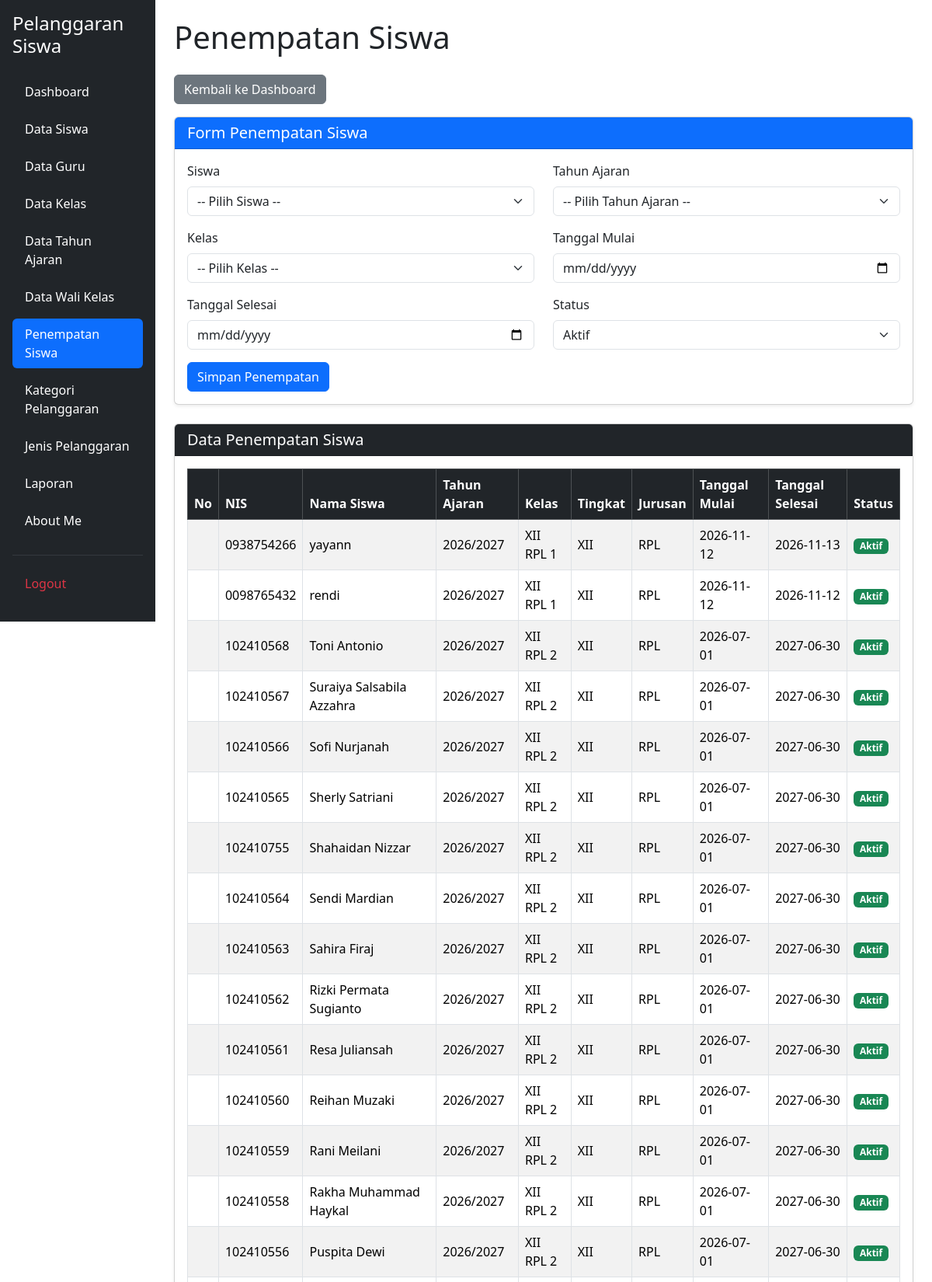
The page /penempatan_siswa.php (signed in, upper part) on the database its author committed.
### tables this page shows
CREATE TABLE `t_kelas_siswa` (
  `id` int(11) NOT NULL,
  `siswa_id` int(11) DEFAULT NULL,
  `tahun_ajaran_id` int(11) DEFAULT NULL,
  `kelas_id` int(11) DEFAULT NULL,
  `tanggal_mulai` date NOT NULL,
  `tanggal_selesai` date NOT NULL,
  `status_aktif` tinyint(1) NOT NULL,
  `created_at` timestamp NOT NULL DEFAULT current_timestamp(),
  `updated_at` timestamp NOT NULL DEFAULT current_timestamp()
);

CREATE TABLE `t_siswa` (
  `id` int(11) NOT NULL,
  `nis` varchar(10) DEFAULT NULL,
  `nisn` varchar(10) NOT NULL,
  `nama` varchar(150) DEFAULT NULL,
  `jenis_kelamin` char(1) NOT NULL,
  `tanggal_lahir` date NOT NULL,
  `alamat` text NOT NULL,
  `status_aktif` tinyint(1) NOT NULL,
  `created_at` timestamp NOT NULL DEFAULT current_timestamp(),
  `updated_at` timestamp NOT NULL DEFAULT current_timestamp()
);

CREATE TABLE `t_tahun_ajaran` (
  `id` int(11) NOT NULL,
  `nama` varchar(20) DEFAULT NULL,
  `tanggal_mulai` date NOT NULL,
  `tanggal_selesai` date NOT NULL,
  `status_aktif` tinyint(1) NOT NULL,
  `created_at` timestamp NOT NULL DEFAULT current_timestamp(),
  `updated_at` timestamp NOT NULL DEFAULT current_timestamp()
);

CREATE TABLE `t_kelas` (
  `id` int(11) NOT NULL,
  `nama` varchar(100) DEFAULT NULL,
  `tingkat` varchar(20) NOT NULL,
  `jurusan` varchar(100) NOT NULL,
  `status_aktif` tinyint(1) NOT NULL,
  `created_at` timestamp NOT NULL DEFAULT current_timestamp(),
  `updated_at` timestamp NOT NULL DEFAULT current_timestamp()
);

### penempatan_siswa.php (the view, shortened to what this page needs)
<?php
include 'config/koneksi.php';
$sql = "SELECT
            ks.id,
            s.nis,
            s.nama AS nama_siswa,
            ta.nama AS tahun_ajaran,
            k.nama AS nama_kelas,
            k.tingkat,
            k.jurusan,
            ks.tanggal_mulai,
            ks.tanggal_selesai,
            ks.status_aktif
        FROM t_kelas_siswa ks
        LEFT JOIN t_siswa s ON ks.siswa_id = s.id
        LEFT JOIN t_tahun_ajaran ta ON ks.tahun_ajaran_id = ta.id
        LEFT JOIN t_kelas k ON ks.kelas_id = k.id
        ORDER BY ks.id DESC";
$hasil = mysqli_query($koneksi, $sql);
?>
<!DOCTYPE html>
<html lang="id">
<head>
    <link href="https://cdn.jsdelivr.net/npm/bootstrap@5.3.8/dist/css/bootstrap.min.css"
          rel="stylesheet">
    <link href="https://cdn.datatables.net/2.3.4/css/dataTables.bootstrap5.min.css"
          rel="stylesheet">
</head>
<body>
<div class="container-fluid">
    <div class="row">
        <?php include 'layout/sidebar.php'; ?>
        <main class="col-md-9 col-lg-10 p-4">
            <h1 class="mb-4">Penempatan Siswa</h1>
            <div class="mb-3">
                <a href="dashboard.php" class="btn btn-secondary">
                    Kembali ke Dashboard
                </a>
            </div>
            <div class="card shadow-sm mb-4">
                <div class="card-header bg-primary text-white">
                    <h5 class="mb-0">Form Penempatan Siswa</h5>
                </div>
                <div class="card-body">
                    <form action="proses_simpan_penempatan.php"
                          method="POST">
                        <div class="row">
                            <div class="col-md-6 mb-3">
                                <label for="siswa_id" class="form-label">
                                    Siswa
                                </label>
                                <select name="siswa_id"
                                        id="siswa_id"
                                        class="form-select"
                                        required>
                                    <option value="">-- Pilih Siswa --</option>
                                </select>
                            </div>
                            <div class="col-md-6 mb-3">
                                <label for="tahun_ajaran_id" class="form-label">
                                    Tahun Ajaran
                                </label>
                                <select name="tahun_ajaran_id"
                                        id="tahun_ajaran_id"
                                        class="form-select"
                                        required>
                                    <option value="">
                                        -- Pilih Tahun Ajaran --
                                    </option>
                                </select>
                            </div>
                            <div class="col-md-6 mb-3">
                                <label for="kelas_id" class="form-label">
                                    Kelas
                                </label>
                                <select name="kelas_id"
                                        id="kelas_id"
                                        class="form-select"
                                        required>
                                    <option value="">
                                        -- Pilih Kelas --
                                    </option>
                                </select>
                            </div>
                            <div class="col-md-6 mb-3">
                                <label for="tanggal_mulai" class="form-label">
                                    Tanggal Mulai
                                </label>
                                <input type="date"
                                       name="tanggal_mulai"
                                       id="tanggal_mulai"
                                       class="form-control"
                                       required>
                            </div>
                            <div class="col-md-6 mb-3">
                                <label for="tanggal_selesai" class="form-label">
                                    Tanggal Selesai
                                </label>
                                <input type="date"
                                       name="tanggal_selesai"
                                       id="tanggal_selesai"
                                       class="form-control"
                                       required>
                            </div>
                            <div class="col-md-6 mb-3">
                                <label for="status_aktif" class="form-label">
                                    Status
                                </label>
                                <select name="status_aktif"
                                        id="status_aktif"
                                        class="form-select"
                                        required>
                                    <option value="1">Aktif</option>
                                </select>
                            </div>
                        </div>
                        <button type="submit" class="btn btn-primary">
                            Simpan Penempatan
                        </button>
                    </form>
                </div>
            </div>
            <div class="card shadow-sm">
                <div class="card-header bg-dark text-white">
                    <h5 class="mb-0">Data Penempatan Siswa</h5>
                </div>
                <div class="card-body">
                    <div class="table-responsive">
                        <table id="tabelPenempatan"
                               class="table table-striped table-bordered table-hover align-middle w-100">
                            <thead class="table-dark">
                                <tr>
                                    <th>No</th>
                                    <th>NIS</th>
                                    <th>Nama Siswa</th>
                                    <th>Tahun Ajaran</th>
                                    <th>Kelas</th>
                                    <th>Tingkat</th>
                                    <th>Jurusan</th>
                                    <th>Tanggal Mulai</th>
                                    <th>Tanggal Selesai</th>
                                    <th>Status</th>
                                </tr>
                            </thead>
                            <tbody>
                                <?php while ($row = mysqli_fetch_assoc($hasil)) { ?>
                                    <tr>
                                        <td></td>
                                        <td>
                                            <?= htmlspecialchars($row['nis'] ?? '-') ?>
                                        </td>
                                        <td>
                                            <?= htmlspecialchars($row['nama_siswa'] ?? '-') ?>
                                        </td>
                                        <td>
                                            <?= htmlspecialchars($row['tahun_ajaran'] ?? '-') ?>
                                        </td>
                                        <td>
                                            <?= htmlspecialchars($row['nama_kelas'] ?? '-') ?>
                                        </td>
                                        <td>
                                            <?= htmlspecialchars($row['tingkat'] ?? '-') ?>
                                        </td>
                                        <td>
                                            <?= htmlspecialchars($row['jurusan'] ?? '-') ?>
                                        </td>
                                        <td>
                                            <?= htmlspecialchars($row['tanggal_mulai'] ?? '-') ?>
                                        </td>
                                        <td>
                                            <?= htmlspecialchars($row['tanggal_selesai'] ?? '-') ?>
                                        </td>
                                        <td>
                                            <?php if ($row['status_aktif'] == 1) { ?>
                                                <span class="badge bg-success">
                                                    Aktif
                                                </span>
                                            <?php } else { ?>
                                                <span class="badge bg-danger">
                                                    Tidak Aktif
                                                </span>
                                            <?php } ?>
                                        </td>
                                    </tr>
                                <?php } ?>
                            </tbody>
                        </table>
                    </div>
                </div>
            </div>
        </main>
    </div>
</div>
</body>
</html>

### penempatan_siswa.php (style rules this page uses)
.container-fluid > .row { align-items: flex-start; }
main { min-height: 100vh; }

### rows shown on the page
t_kelas_siswa: siswa.nis "0938754266", siswa.nama "yayann", tahun_ajaran.nama "2026/2027", kelas.nama "XII RPL 1", kelas.tingkat "XII", kelas.jurusan "RPL", tanggal_mulai "2026-11-12", tanggal_selesai "2026-11-13", status_aktif "Aktif"
t_kelas_siswa: siswa.nis "0098765432", siswa.nama "rendi", tahun_ajaran.nama "2026/2027", kelas.nama "XII RPL 1", kelas.tingkat "XII", kelas.jurusan "RPL", tanggal_mulai "2026-11-12", tanggal_selesai "2026-11-12", status_aktif "Aktif"
t_kelas_siswa: siswa.nis "102410568", siswa.nama "Toni Antonio", tahun_ajaran.nama "2026/2027", kelas.nama "XII RPL 2", kelas.tingkat "XII", kelas.jurusan "RPL", tanggal_mulai "2026-07-01", tanggal_selesai "2027-06-30", status_aktif "Aktif"
t_kelas_siswa: siswa.nis "102410567", siswa.nama "Suraiya Salsabila Azzahra", tahun_ajaran.nama "2026/2027", kelas.nama "XII RPL 2", kelas.tingkat "XII", kelas.jurusan "RPL", tanggal_mulai "2026-07-01", tanggal_selesai "2027-06-30", status_aktif "Aktif"
t_kelas_siswa: siswa.nis "102410566", siswa.nama "Sofi Nurjanah", tahun_ajaran.nama "2026/2027", kelas.nama "XII RPL 2", kelas.tingkat "XII", kelas.jurusan "RPL", tanggal_mulai "2026-07-01", tanggal_selesai "2027-06-30", status_aktif "Aktif"
t_kelas_siswa: siswa.nis "102410565", siswa.nama "Sherly Satriani", tahun_ajaran.nama "2026/2027", kelas.nama "XII RPL 2", kelas.tingkat "XII", kelas.jurusan "RPL", tanggal_mulai "2026-07-01", tanggal_selesai "2027-06-30", status_aktif "Aktif"
t_kelas_siswa: siswa.nis "102410755", siswa.nama "Shahaidan Nizzar", tahun_ajaran.nama "2026/2027", kelas.nama "XII RPL 2", kelas.tingkat "XII", kelas.jurusan "RPL", tanggal_mulai "2026-07-01", tanggal_selesai "2027-06-30", status_aktif "Aktif"
t_kelas_siswa: siswa.nis "102410564", siswa.nama "Sendi Mardian", tahun_ajaran.nama "2026/2027", kelas.nama "XII RPL 2", kelas.tingkat "XII", kelas.jurusan "RPL", tanggal_mulai "2026-07-01", tanggal_selesai "2027-06-30", status_aktif "Aktif"
t_kelas_siswa: siswa.nis "102410563", siswa.nama "Sahira Firaj", tahun_ajaran.nama "2026/2027", kelas.nama "XII RPL 2", kelas.tingkat "XII", kelas.jurusan "RPL", tanggal_mulai "2026-07-01", tanggal_selesai "2027-06-30", status_aktif "Aktif"
t_kelas_siswa: siswa.nis "102410562", siswa.nama "Rizki Permata Sugianto", tahun_ajaran.nama "2026/2027", kelas.nama "XII RPL 2", kelas.tingkat "XII", kelas.jurusan "RPL", tanggal_mulai "2026-07-01", tanggal_selesai "2027-06-30", status_aktif "Aktif"
t_kelas_siswa: siswa.nis "102410561", siswa.nama "Resa Juliansah", tahun_ajaran.nama "2026/2027", kelas.nama "XII RPL 2", kelas.tingkat "XII", kelas.jurusan "RPL", tanggal_mulai "2026-07-01", tanggal_selesai "2027-06-30", status_aktif "Aktif"
t_kelas_siswa: siswa.nis "102410560", siswa.nama "Reihan Muzaki", tahun_ajaran.nama "2026/2027", kelas.nama "XII RPL 2", kelas.tingkat "XII", kelas.jurusan "RPL", tanggal_mulai "2026-07-01", tanggal_selesai "2027-06-30", status_aktif "Aktif"
t_kelas_siswa: siswa.nis "102410559", siswa.nama "Rani Meilani", tahun_ajaran.nama "2026/2027", kelas.nama "XII RPL 2", kelas.tingkat "XII", kelas.jurusan "RPL", tanggal_mulai "2026-07-01", tanggal_selesai "2027-06-30", status_aktif "Aktif"
t_kelas_siswa: siswa.nis "102410558", siswa.nama "Rakha Muhammad Haykal", tahun_ajaran.nama "2026/2027", kelas.nama "XII RPL 2", kelas.tingkat "XII", kelas.jurusan "RPL", tanggal_mulai "2026-07-01", tanggal_selesai "2027-06-30", status_aktif "Aktif"
t_kelas_siswa: siswa.nis "102410556", siswa.nama "Puspita Dewi", tahun_ajaran.nama "2026/2027", kelas.nama "XII RPL 2", kelas.tingkat "XII", kelas.jurusan "RPL", tanggal_mulai "2026-07-01", tanggal_selesai "2027-06-30", status_aktif "Aktif"
